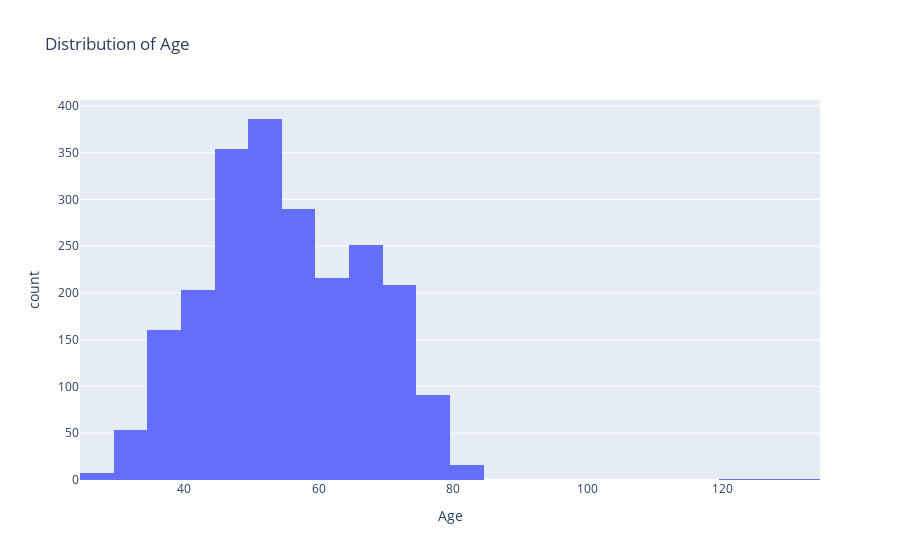

This figure's notebook cell:
### Code cell
import plotly.express as px

# Убедитесь, что возраст в числовом формате
df['Age'] = pd.to_numeric(df['Age'], errors='coerce')

# Создаем гистограмму для столбца 'Age', без использования 'color' для правильной сортировки
fig1 = px.histogram(df, x="Age", nbins=30, title="Distribution of Age")

# Устанавливаем 'barmode' на 'group', чтобы столбцы не накладывались
fig1.update_layout(barmode='group')

# Обновляем ось X, чтобы гарантировать правильный порядок
fig1.update_xaxes(type='linear')

# Отображаем график
fig1.show()

### Figure 1 — Plotly figure (JSON) as saved in the notebook; plotly's stock layout.template omitted (floating-point values rounded to 4 significant figures; data arrays with more than 128 entries replaced by an {"elided": "..."} marker saying what was removed)
{"data": [{"alignmentgroup": "True", "bingroup": "x", "hovertemplate": "Age=%{x}<br>count=%{y}<extra></extra>", "legendgroup": "", "marker": {"color": "#636efa", "pattern": {"shape": ""}}, "name": "", "nbinsx": 30, "offsetgroup": "", "orientation": "v", "showlegend": false, "x": {"elided": "2240 int values"}, "xaxis": "x", "yaxis": "y", "type": "histogram"}], "layout": {"xaxis": {"anchor": "y", "domain": [0, 1], "title": {"text": "Age"}, "type": "linear"}, "yaxis": {"anchor": "x", "domain": [0, 1], "title": {"text": "count"}}, "legend": {"tracegroupgap": 0}, "title": {"text": "Distribution of Age"}, "barmode": "group"}}
